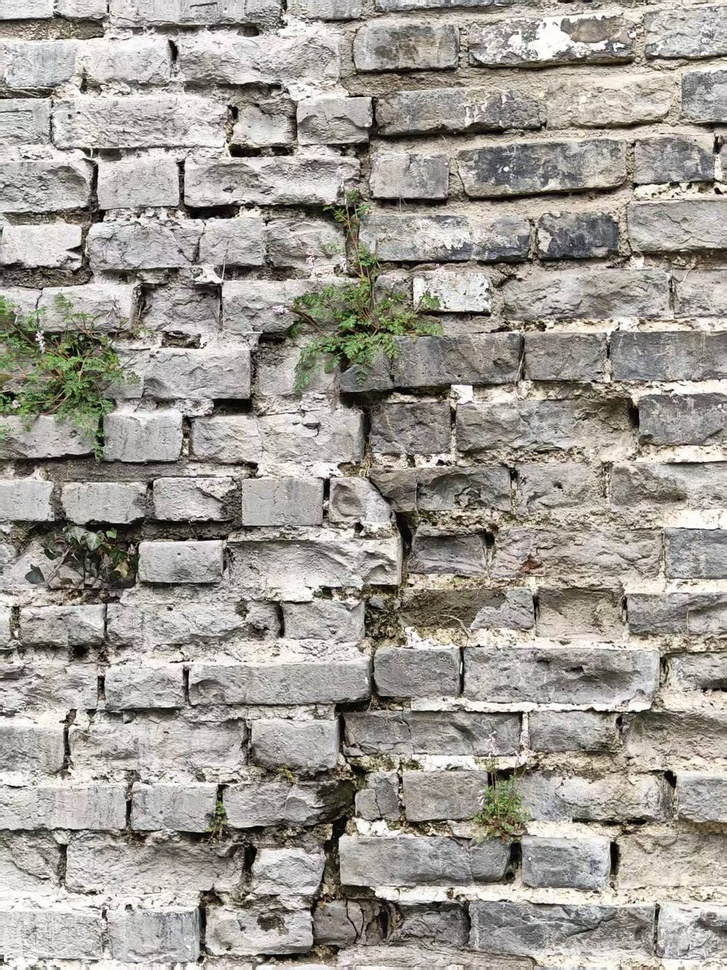
#> input picture data_samples/crack_dataset/images/(1).jpg, 727 x 970 px, shrunk from 960 x 1280 before the run; its folder holds 4 pictures in this run
$ python '运动模糊.py'
#> lines starting #> are read from the running program, lines starting #| are printed output that depends on the picture
# -*- coding: utf-8 -*-
import os
import cv2
import random
import numpy as np
from glob import glob

# =========================
# 1. 路径配置
# =========================
SRC_DIR = r"/home/xgq/Desktop/天气光照实验/原始/images"      # 原始图片文件夹
DST_DIR = r"/home/xgq/Desktop/天气光照实验/运动模糊/55模糊"   # 输出文件夹

# 支持的图片后缀
IMG_EXTS = ["*.jpg", "*.jpeg", "*.png", "*.bmp", "*.tif", "*.tiff"]

# =========================
# 2. 模糊配置
# =========================
# 这里只保留一种更重的运动模糊
KERNEL_SIZE = 55   # 越大越模糊，建议 35/45/55 试试

# 是否随机角度
RANDOM_ANGLE = True

# 如果不随机角度，可以固定一个角度（单位：度）
FIXED_ANGLE = 45

# 是否保留原图到输出目录
COPY_ORIGINAL = True

# 随机种子（想复现可固定）
random.seed(42)


def ensure_dir(path):
    if not os.path.exists(path):
        os.makedirs(path)


def get_all_images(src_dir):
#> called with src_dir = '/home/xgq/Desktop/天气光照实验/原始/images'
    files = []
    for ext in IMG_EXTS:
        files.extend(glob(os.path.join(src_dir, ext)))
#> pass 2 of the loop in get_all_images, `for ext in IMG_EXTS:`:
#> pass 3 of the loop in get_all_images, `for ext in IMG_EXTS:`:
#> the loop made 6 passes; the first 3 are shown
    files.sort()
    return files


def motion_blur_kernel(kernel_size=45, angle=0):
    """
    生成运动模糊卷积核
    :param kernel_size: 核大小，建议奇数
    :param angle: 模糊角度，单位度
    :return: 归一化后的卷积核
    """
    kernel = np.zeros((kernel_size, kernel_size), dtype=np.float32)

    # 中间一条水平线
    kernel[(kernel_size - 1) // 2, :] = np.ones(kernel_size, dtype=np.float32)

    # 旋转卷积核
    center = (kernel_size / 2 - 0.5, kernel_size / 2 - 0.5)
    rot_mat = cv2.getRotationMatrix2D(center, angle, 1.0)
    kernel = cv2.warpAffine(kernel, rot_mat, (kernel_size, kernel_size))

    # 归一化
    s = kernel.sum()
    if s > 0:
        kernel /= s

    return kernel


def apply_motion_blur(img, kernel_size=45, angle=0):
    """
    对图像施加更强的运动模糊
    """
    kernel = motion_blur_kernel(kernel_size, angle)
    blurred = cv2.filter2D(img, -1, kernel)

    blurred = np.clip(blurred, 0, 255).astype(np.uint8)
    return blurred


def choose_angle():
    """
    随机生成角度
    """
    return random.uniform(0, 180)


def save_image(path, img):
    ext = os.path.splitext(path)[1].lower()
    if ext in [".jpg", ".jpeg"]:
        cv2.imwrite(path, img, [int(cv2.IMWRITE_JPEG_QUALITY), 95])
    else:
        cv2.imwrite(path, img)


def main():
    ensure_dir(DST_DIR)
    ensure_dir(os.path.join(DST_DIR, "heavy_blur"))

    if COPY_ORIGINAL:
        ensure_dir(os.path.join(DST_DIR, "original"))

    img_paths = get_all_images(SRC_DIR)
    print(f"共找到 {len(img_paths)} 张图片")

    if len(img_paths) == 0:
        print("未找到图片，请检查 SRC_DIR 路径是否正确。")
        return

    for idx, img_path in enumerate(img_paths, 1):
        img = cv2.imread(img_path)
#> img is the input picture: shape (970, 727, 3); mean B, G, R 148.7, 155.8, 160.1
        if img is None:
            print(f"[跳过] 无法读取: {img_path}")
            continue

        base_name = os.path.basename(img_path)

        # 保存原图
        if COPY_ORIGINAL:
            save_image(os.path.join(DST_DIR, "original", base_name), img)

        # 选择角度
        angle = choose_angle() if RANDOM_ANGLE else FIXED_ANGLE

        # 应用重度运动模糊
        blur_img = apply_motion_blur(img, kernel_size=KERNEL_SIZE, angle=angle)
#> in apply_motion_blur, `blurred = cv2.filter2D(img, -1, kernel)`:
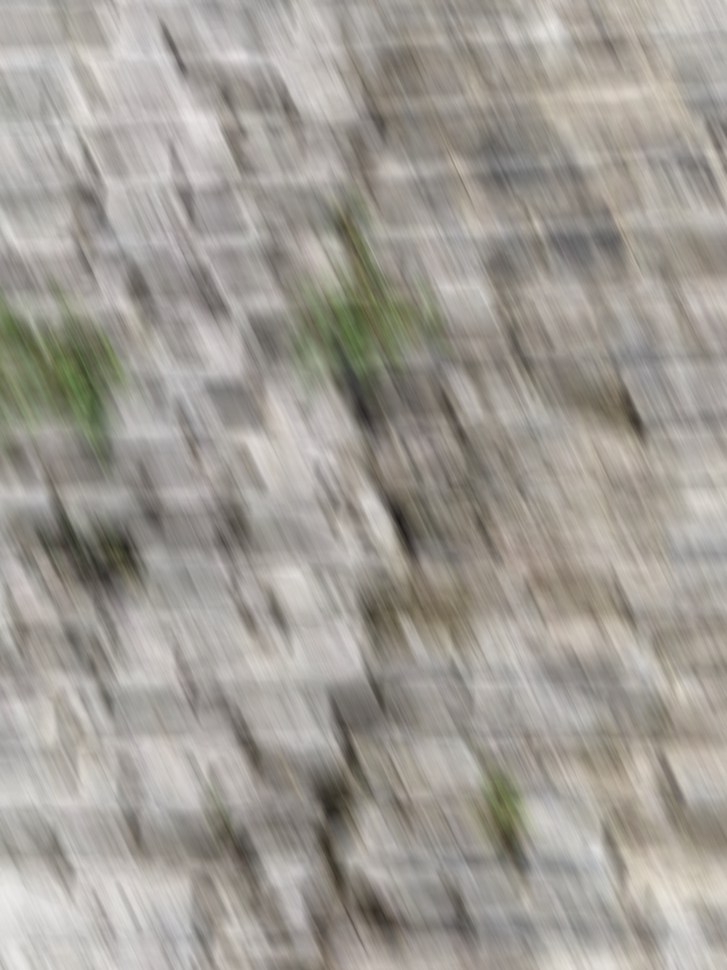
#> blurred: shape (970, 727, 3); mean B, G, R 148.7, 155.7, 160.1

        save_path = os.path.join(DST_DIR, "heavy_blur", base_name)
        save_image(save_path, blur_img)

        print(f"[{idx}/{len(img_paths)}] 已处理: {base_name} | angle={angle:.2f}")
#> pass 2 of the loop in main, `for idx, img_path in enumerate(img_paths, 1):`:
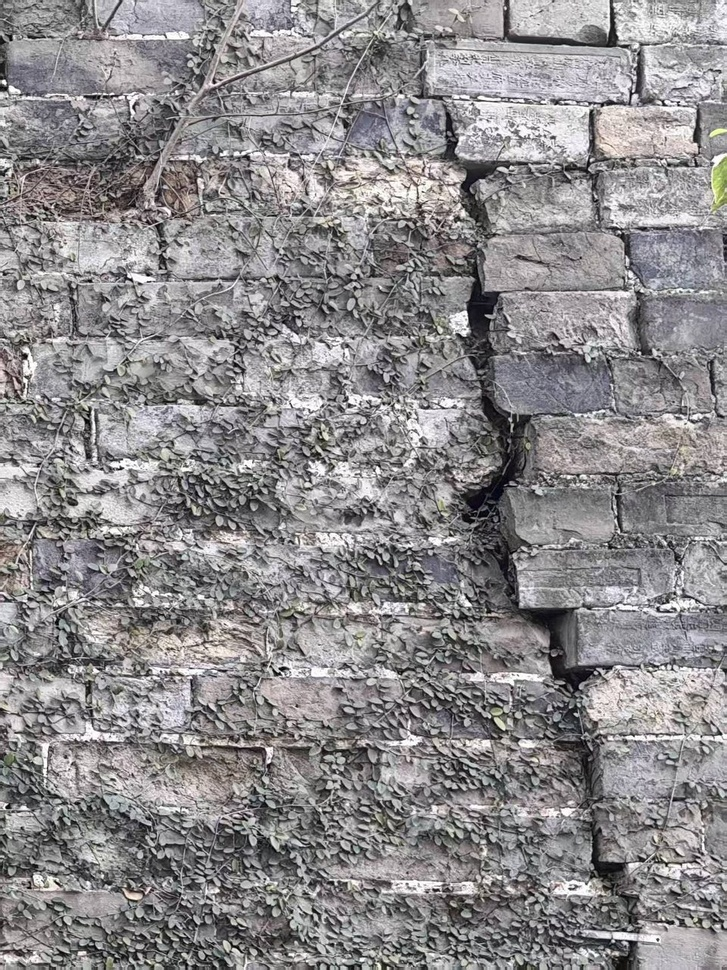
#> input picture data_samples/crack_dataset/images/(11).jpg, 727 x 970 px, shrunk from 960 x 1280 before the run
#> in main, img is the input picture: shape (970, 727, 3); mean B, G, R 139.4, 137.8, 140.1
#> in apply_motion_blur (call 2), `blurred = cv2.filter2D(img, -1, kernel)`:
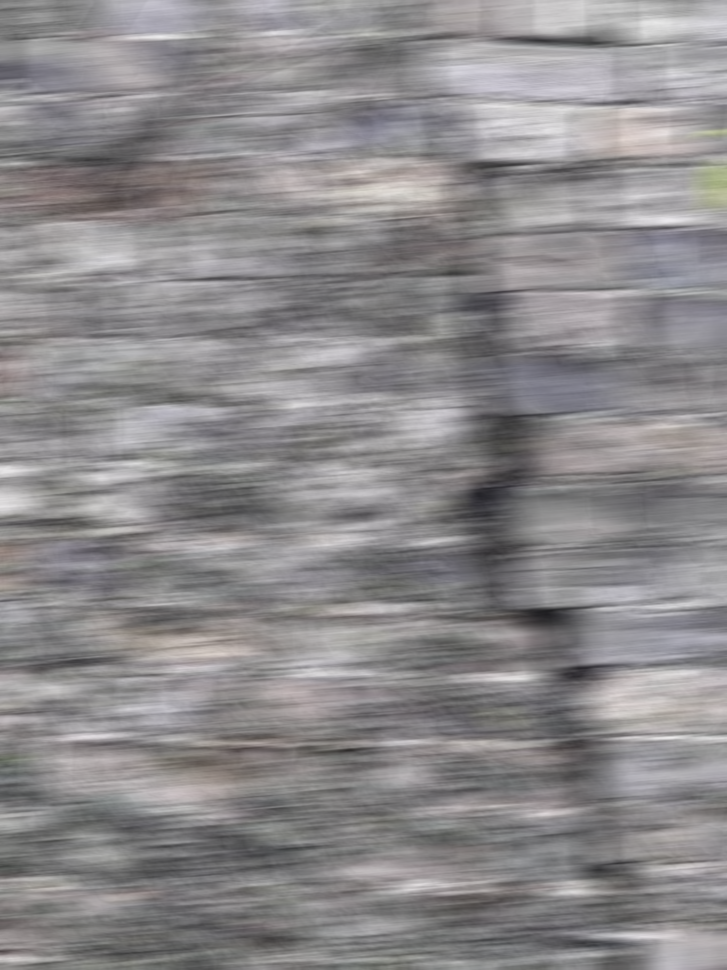
#> blurred: shape (970, 727, 3); mean B, G, R 139.4, 137.8, 140.1
#> pass 3 of the loop in main, `for idx, img_path in enumerate(img_paths, 1):`:
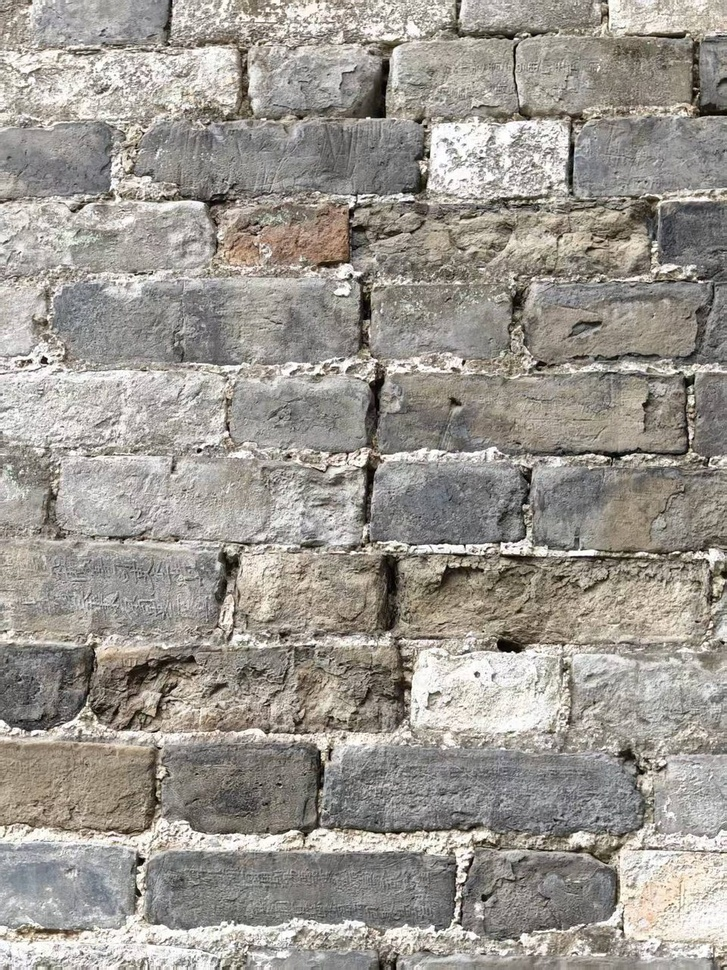
#> input picture data_samples/crack_dataset/images/(12).jpg, 727 x 970 px, shrunk from 960 x 1280 before the run
#> in main, img is the input picture: shape (970, 727, 3); mean B, G, R 144.5, 151.5, 156.1
#> in apply_motion_blur (call 3), `blurred = cv2.filter2D(img, -1, kernel)`:
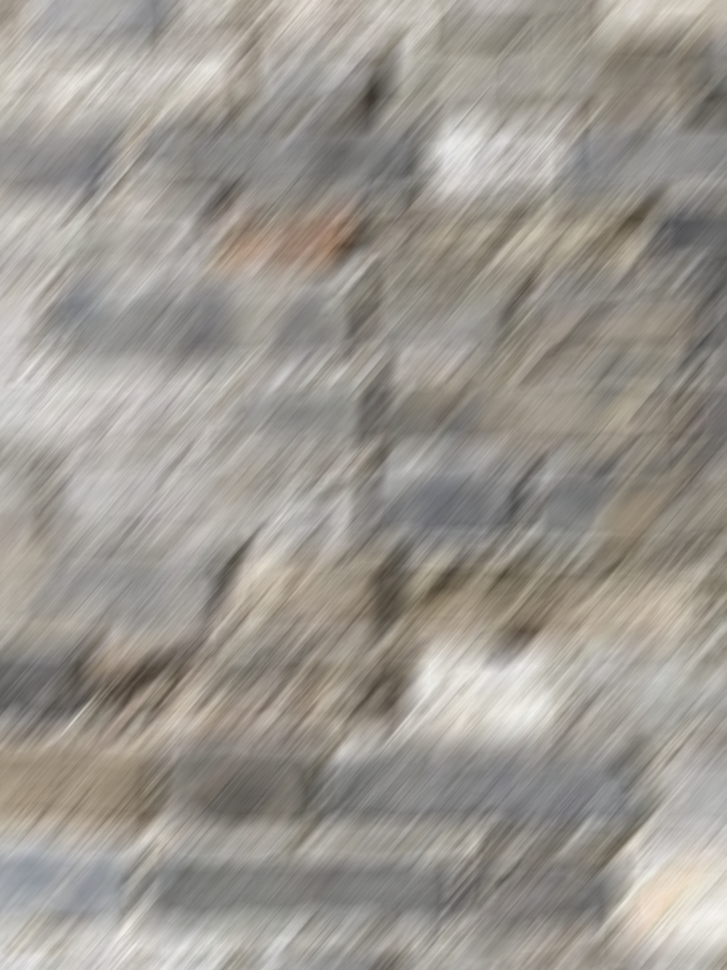
#> blurred: shape (970, 727, 3); mean B, G, R 144.5, 151.5, 156.2
#> the loop made 4 passes; the first 3 are shown

    print("全部处理完成！")
    print(f"输出目录: {DST_DIR}")


if __name__ == "__main__":
    main()
